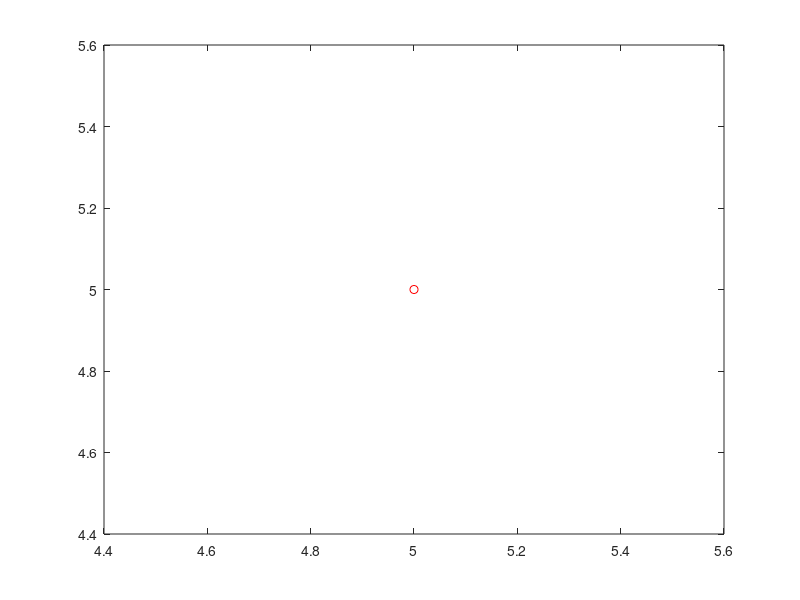

This chart was generated by the following MATLAB code: (Note: this script raises an error after producing the figure.)
close all
clear all
clc

x = input('Enter year : ');
y = input('Enter corresponding values : ');
plot(x,y,'ro')
m = input('Enter the order of the moving average :');

if rem(m,2)~=0
    fprintf('Odd Case')
    k = length(x)-m+1;
    for i=1:k
        T = y(i:m+i-1);
        M(i) = sum(T)/m;
    end
    M
    hold on
    d = fix(m/2);
    x_new = x+d:x(end)-d
    plot(x_new,M,'k--')
    title('Trend Line using Method of Moving Average(Odd Case)','Fontsize',16);
else
    fprintf('Even Case')
    k = length(x)-m+1;
    for i=1:k
        T = y(i:m+i-1);
        M(i) = sum(T)/m;
    end
    M
     hold on
     format bank
     d = m/2;
     x_new = x+d - 0.5:x(end)-d + 0.5
     plot(x_new,M,'k--')
     title('Trend Line using Method of Moving Average(Even Case)','Fontsize',16);
end
     xlabel('Years','Fontsize',12)
     ylabel('Data Values','Fontsize',12)
     fprintf('The trendline of %d - Yearly Moving Average is as shown in figure:',m);
     legend('Actual Data Values','Trend Line joining Moving Averages');

%%%%%%%%%%%%%%%%%%%%%%%%%%%%%% OUTPUT %%%%%%%%%%%%%%%%%%%%%%%%%%%%%%%%%%

%%%%%%%%%%%%%%%%%%%%%%Odd Case%%%%%%%%%%%%%%%%%%%%%%%%%%%%%%%%%%%
% Enter year : 1995:2005
% Enter corresponding values : [12 14 18 24 22 20 16 25 26 34 31]
% Enter the order of the moving average :5
% Odd Case
% M =
% 
%          18.00         19.60         20.00         21.40         21.80         24.20         26.40
% 
% 
% x_new =
% 
%        1997.00       1998.00       1999.00       2000.00       2001.00       2002.00       2003.00
% 
% The trendline of 5 - Yearly Moving Average is as shown in figure:>> 

%%%%%%%%%%%%%%%%%%%%Even Case%%%%%%%%%%%%%%%%%%%%%%%%%%%%%%%%%%%%
% Enter year : 1997:2008
% Enter corresponding values : [75 62 76 78 94 84 96 128 116 176 102 162]
% Enter the order of the moving average :4
% Even Case
% M =
% 
%          72.75         77.50         83.00         88.00        100.50        106.00        129.00        130.50        139.00
% 
% 
% x_new =
% 
%        1998.50       1999.50       2000.50       2001.50       2002.50       2003.50       2004.50       2005.50       2006.50
% 
% The trendline of 4 - Yearly Moving Average is as shown in figure:>> 

